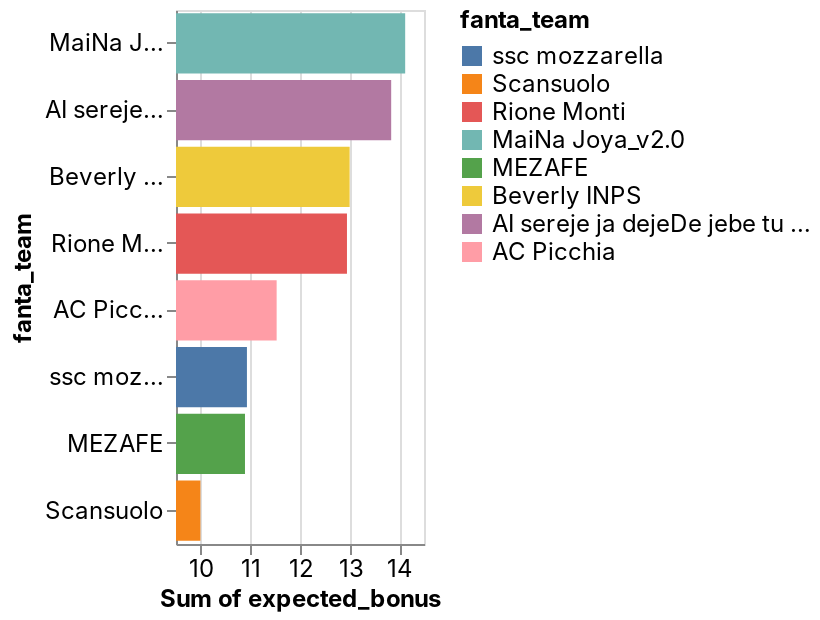

Notebook source saved alongside this figure:
### Code cell
_deepnote_run_altair(predictions, """{"$schema":"https://vega.github.io/schema/vega-lite/v4.json","mark":{"type":"bar","tooltip":{"content":"data"}},"height":220,"autosize":{"type":"fit"},"data":{"name":"placeholder"},"encoding":{"x":{"field":"expected_bonus","type":"quantitative","sort":null,"scale":{"type":"linear","zero":false},"aggregate":"sum"},"y":{"field":"fanta_team","type":"nominal","sort":{"order":"descending","encoding":"x"},"scale":{"type":"linear","zero":true}},"color":{"field":"fanta_team","type":"nominal","sort":null,"scale":{"type":"linear","zero":false}}}}""")

### Figure 1 — Vega-Lite specification as saved in the notebook (floating-point values rounded to 4 significant figures; data arrays with more than 128 entries replaced by an {"elided": "..."} marker saying what was removed)
{"config": {"view": {"continuousWidth": 400, "continuousHeight": 300}, "area": {"fill": "#51C0E9"}, "axis": {"labelFont": "Inter, sans-serif", "labelFontSize": 12, "labelFontWeight": "normal", "labelLimit": 60, "labelOverlap": "greedy", "titleFont": "Inter, sans-serif", "titleFontSize": 12, "titleFontWeight": "bold"}, "background": "#ffffff", "legend": {"labelFont": "Inter, sans-serif", "labelFontSize": 12, "titleFont": "Inter, sans-serif", "titleFontSize": 12, "titleFontWeight": "bold"}, "line": {"stroke": "#51C0E9", "strokeWidth": 2}, "rect": {"fill": "#51C0E9"}, "title": {"anchor": "start", "color": "#000000", "font": "Inter, sans-serif", "fontSize": 22, "fontWeight": "normal"}}, "data": {"name": "data-9cb27185215b552e0a94d73feaa607dd"}, "mark": {"type": "bar", "tooltip": {"content": "data"}}, "autosize": {"type": "fit"}, "encoding": {"color": {"type": "nominal", "field": "fanta_team", "scale": {"type": "linear", "zero": false}, "sort": null}, "x": {"type": "quantitative", "aggregate": "sum", "field": "expected_bonus", "scale": {"type": "linear", "zero": false}, "sort": null}, "y": {"type": "nominal", "field": "fanta_team", "scale": {"type": "linear", "zero": true}, "sort": {"encoding": "x", "order": "descending"}}}, "height": 300, "width": "container", "$schema": "https://vega.github.io/schema/vega-lite/v4.json", "datasets": {"data-9cb27185215b552e0a94d73feaa607dd": {"elided": "174 records"}}}
